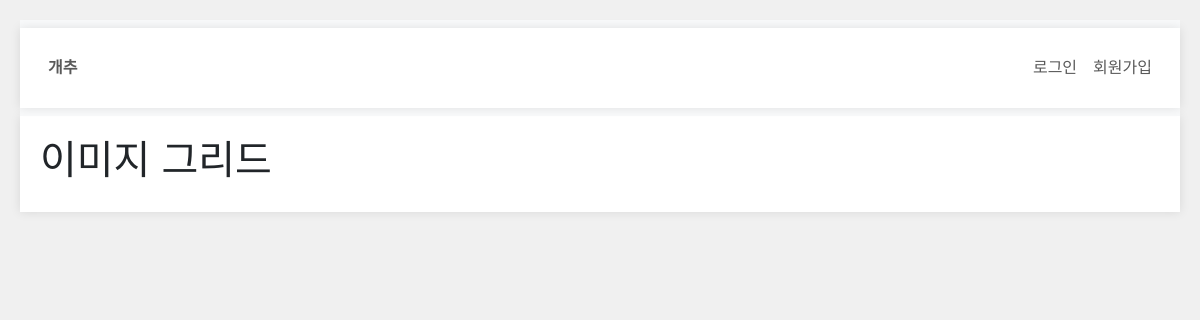
The app's page /poll/img_list/cat2, older data.
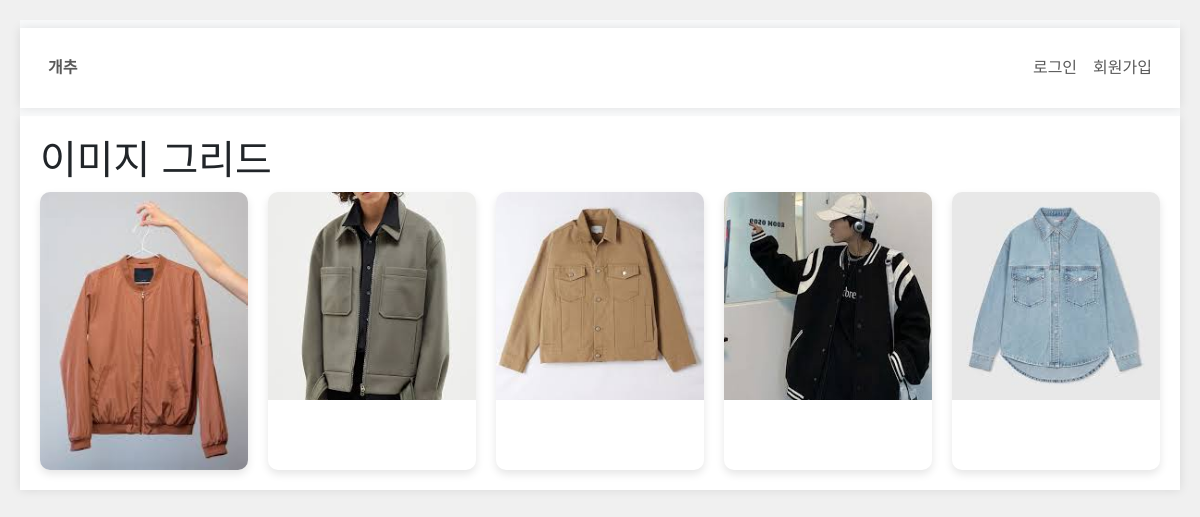
The same page, newer data.
### poll/models.py (models this page shows, shortened)
class Image_path(models.Model):
    category = models.ForeignKey(Category, on_delete=models.CASCADE)
    img_name = models.CharField(max_length=100)
    img_path = models.CharField(max_length=100)

### poll/views.py (the view)
# urls.py: path("img_list/cat<int:category_id>", views.img_list, name="img_list"),
def img_list(request, category_id):
    try:
        c = Category(pk=category_id)
        image_list = Image_path.objects.filter(category = c)
        return render(request, "poll/img_list.html", {"category_id": category_id, "image_list": image_list})
    except:
        print("없는 질문을 요청했습니다")

### poll/templates/poll/img_list.html (shortened to what this page needs)
<!DOCTYPE html>
<html lang="ko">
<head>
    <link href="https://cdn.jsdelivr.net/npm/bootstrap@5.3.3/dist/css/bootstrap.min.css" rel="stylesheet">
</head>
<body>
    <nav class="navbar navbar-expand-sm bg-light">
        <div class="container">
            <ul class="navbar-nav me-auto">
                {% if user.is_authenticated %}
                    <li class="nav-item">
                        <a href="{%url 'poll:cat_list'%}" class="nav-link"><b>개추</b></a>
                    </li>
                {% else %}
                    <li class="nav-item">
                        <a href="/" class="nav-link"><b>개추</b></a>
                    </li>
                {% endif %}
            </ul>
            <ul class="navbar-nav ms-auto">
                {% if user.is_authenticated %}
                    <li class="nav-item">
                        <a href="{%url 'account:logout'%}" class="nav-link">로그아웃</a>
                    </li>
                {% else %}
                    <li class="nav-item">
                        <a href="{%url 'account:login'%}" class="nav-link">로그인</a>
                    </li>
                    <li class="nav-item">
                        <a href="{%url 'account:join'%}" class="nav-link">회원가입</a>
                    </li>
                {% endif %}
            </ul>
        </div>
    </nav>
    <div class="container">
        <h1>이미지 그리드</h1>
        <div class="image-grid">
            {% for image in image_list %}
            <div class="image-item">
                <a href="{% url 'poll:ans_vote' image.category.pk image.img_name %}">
                    <img src="{{image.img_path}}" alt="{{image.img_name}}">
                </a>
            </div>
            {% endfor%}
        </div>
    </div>
</body>
</html>

Row changes from the older to the newer data that the page shows:
added Image_path: img_path (picture)
added Image_path: img_path (picture)
added Image_path: img_path (picture)
added Image_path: img_path (picture)
added Image_path: img_path (picture)
